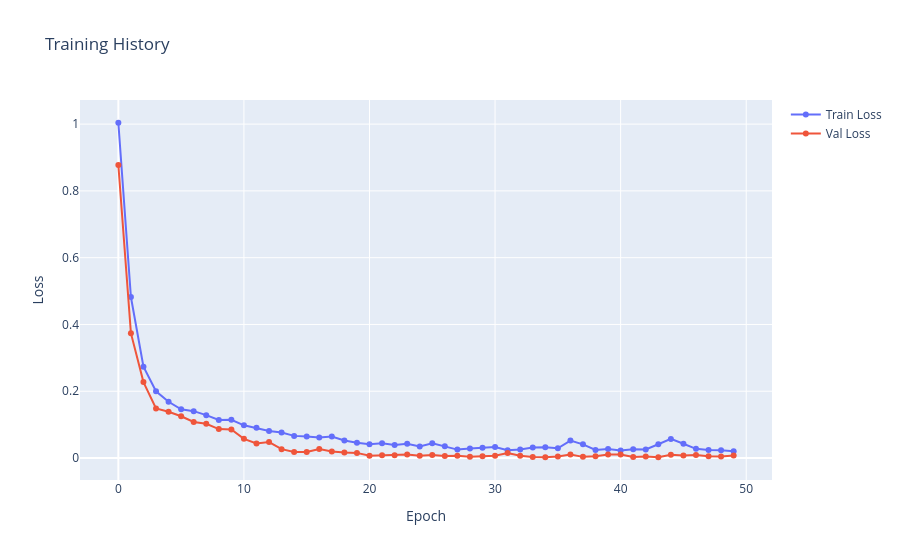

The notebook cell this image was saved under:
### Markdown cell above
### Plot the Training and Validation Loss Curves

### Code cell
fig_hist = pyg.PlotHistory()
fig_hist.show()
